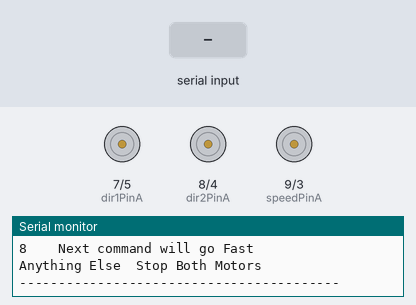
This sketch was run on a simulated Arduino Uno, built with avr-gcc and run on an emulated ATmega328P. Shown: motor-driver pin pairs drawn as motors (green arrow = first pin HIGH = forward, orange = second pin HIGH = backward, longer = more drive), the last lines printed to the serial monitor. The inputs (shaded band) are chosen by the test bench.

Above: at 1.5 s.
1.6 s: "1" received over Serial
At 1.9 s:
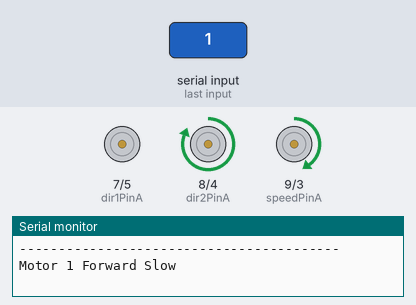
3.1 s: "3" received over Serial
At 4.3 s:
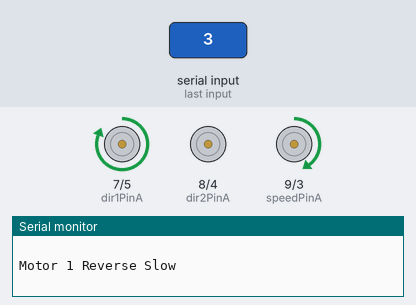
4.6 s: "5" received over Serial
At 5.4 s:
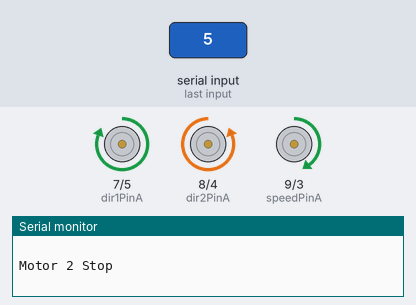
6.1 s: "2" received over Serial
At 6.6 s:
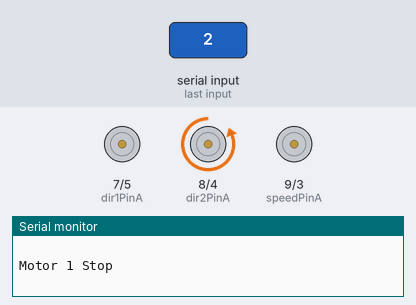
7.6 s: "4" received over Serial
At 8.8 s:
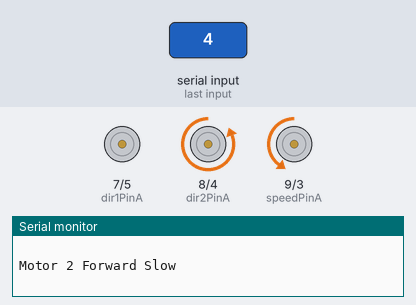
9.1 s: "6" received over Serial
At 10.0 s:
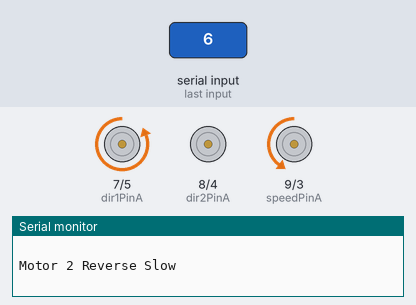
Timing chart, 0 to 11.6 s (numbered marks = the images above; inputs shaded):
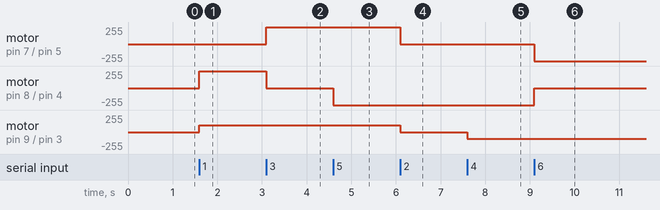

Measured:
- after the input at 1.6 s, motor on pin 8 (dir2PinA) / pin 4 (dir2PinB): stopped → forward 255/255 at once; motor on pin 9 (speedPinA) / pin 3 (speedPinB): stopped → forward 100/255 at once
- after the input at 3.1 s, motor on pin 7 (dir1PinA) / pin 5 (dir1PinB): stopped → forward 255/255 at once; motor on pin 8 (dir2PinA) / pin 4 (dir2PinB): forward 255/255 → stopped at once
- after the input at 4.6 s, motor on pin 8 (dir2PinA) / pin 4 (dir2PinB): stopped → backward 255/255 at once
- after the input at 6.1 s, motor on pin 7 (dir1PinA) / pin 5 (dir1PinB): forward 255/255 → stopped at once; motor on pin 9 (speedPinA) / pin 3 (speedPinB): forward 100/255 → stopped at once
- after the input at 7.6 s, motor on pin 9 (speedPinA) / pin 3 (speedPinB): stopped → backward 100/255 at once
- after the input at 9.1 s, motor on pin 7 (dir1PinA) / pin 5 (dir1PinB): stopped → backward 255/255 at once; motor on pin 8 (dir2PinA) / pin 4 (dir2PinB): backward 255/255 → stopped at once

The sketch:

DualHBridgeSerial.ino
```cpp
// Code by Reichenstein7 (thejamerson.com)
// Edited by Shaul Salomon 21-Nov-2017

//Keyboard Controls:
//
// 1 -Motor 1 Left
// 2 -Motor 1 Stop
// 3 -Motor 1 Right
//
// 4 -Motor 2 Left
// 5 -Motor 2 Stop
// 6 -Motor 2 Right
//
// 7 - Change Next Command to Slow
// 8 - Change Next Command to Fast

// Motor A - Left
int dir1PinA  = 7;
int dir2PinA  = 8;
int speedPinA = 9; // Needs to be a PWM pin to be able to control motor speed

// Motor B - Right
int dir1PinB  = 5;
int dir2PinB  = 4;
int speedPinB = 3; // Needs to be a PWM pin to be able to control motor speed

int allPins[6] = {dir1PinA, dir2PinA, speedPinA, dir1PinB, dir2PinB, speedPinB};

int speed; // A global variable that determines the speed required from the motors

//Change these numbers to specify different slow/fast configurations
const int slow = 100;
const int fast = 200;


void setup() {  // Setup runs once per reset
  // initialize serial communication @ 9600 baud:
  Serial.begin(9600);

  //Define Dual H-Bridge Motor Controller Pins

  pinMode(dir1PinA,  OUTPUT);
  pinMode(dir2PinA,  OUTPUT);
  pinMode(speedPinA, OUTPUT);
  pinMode(dir1PinB,  OUTPUT);
  pinMode(dir2PinB,  OUTPUT);
  pinMode(speedPinB, OUTPUT);

  Serial.println("-----------------------------------------");
  Serial.println("CHOOSE FROM THE FOLLOWING OPTIONS:");
  Serial.println("-----------------------------------------");
  Serial.println("1\t\tMotor 1 Forward");
  Serial.println("2\t\tMotor 1 Stop");
  Serial.println("3\t\tMotor 1 Reverse");
  Serial.println("4\t\tMotor 2 Forward");
  Serial.println("5\t\tMotor 2 Stop");
  Serial.println("6\t\tMotor 2 Reverse");
  Serial.println("7\t\tNext command will go Slow");
  Serial.println("8\t\tNext command will go Fast");
  Serial.println("Anything Else\tStop Both Motors");
  Serial.println("-----------------------------------------\n");

  speed = slow; //start at low speed
}

void loop() {

  // Initialize the Serial interface:

  if (Serial.available() > 0) {
    int inByte = Serial.read();

    switch (inByte) {

      //______________Motor 1______________

      case '1': // Motor 1 Forward
        digitalWrite(dir1PinA, LOW);
        digitalWrite(dir2PinA, HIGH);
        analogWrite(speedPinA, speed);//Sets speed variable via PWM
        Serial.print("Motor 1 Forward "); // Prints out “Motor 1 Forward” on the serial monitor
        Serial.println((speed == slow ? "Slow" : "Fast"));
        Serial.println("   "); // Creates a blank line printed on the serial monitor
        break;

      case '2': // Motor 1 Stop (Freespin)
        digitalWrite(dir1PinA, LOW);
        digitalWrite(dir2PinA, LOW);
        analogWrite(speedPinA, 0);
        Serial.println("Motor 1 Stop");
        Serial.println("   ");
        break;

      case '3': // Motor 1 Reverse
        digitalWrite(dir2PinA, LOW);
        digitalWrite(dir1PinA, HIGH);
        analogWrite(speedPinA, speed);
        Serial.print("Motor 1 Reverse ");
        Serial.println((speed == slow ? "Slow" : "Fast")); // A compact form of IF statement.
        // Equivilent to:
        // if (speed == slow) println("Slow"); else println("Fast");
        Serial.println("   ");
        break;

      //______________Motor 2______________

      case '4': // Motor 2 Forward
        digitalWrite(dir1PinB, LOW);
        digitalWrite(dir2PinB, HIGH);
        analogWrite(speedPinB, speed);
        Serial.print("Motor 2 Forward ");
        Serial.println((speed == slow ? "Slow" : "Fast"));
        Serial.println("   ");
        break;

      case '5': // Motor 1 Stop (Freespin)
        analogWrite(speedPinB, 0);
        digitalWrite(dir1PinB, LOW);
        digitalWrite(dir2PinB, HIGH);
        Serial.println("Motor 2 Stop");
        Serial.println("   ");
        break;

      case '6': // Motor 2 Reverse
        analogWrite(speedPinB, speed);
        digitalWrite(dir2PinB, LOW);
        digitalWrite(dir1PinB, HIGH);
        Serial.print("Motor 2 Reverse ");
        Serial.println((speed == slow ? "Slow" : "Fast"));
        Serial.println("   ");
        break;

      case '7': // Change the speed to slow
        speed = slow;
        Serial.println("Next command will go Slow");
        Serial.println("   ");
        break;

      case '8': // Change the speed to fast
        speed = fast;
        Serial.println("Next command will go Fast");
        Serial.println("   ");
        break;

      //default:
        // turn all the connections off if an unmapped key is pressed:
        //for (int i = 0; i < 6; i++) {
        //  digitalWrite(allPins[i], LOW);
        //}
        //Serial.println("Stop Both Motors");
        //Serial.println("   ");
    }
  }
}
```
